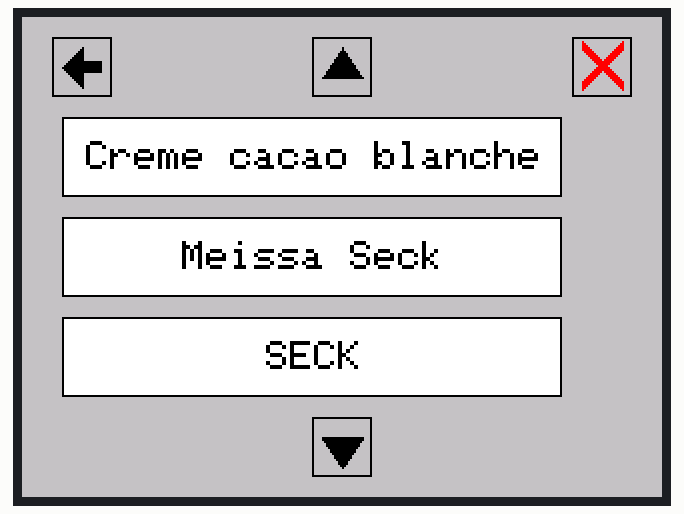
A sketch run on a simulated Arduino Mega 2560, built with avr-gcc and run on an emulated ATmega2560. On the bench: 320×240 colour display.

Above: at 0.3 s.

The sketch:

fonctionsLOPEZ.ino
```cpp
// !!!!  Penser à inclure les librairies sur le PC (dernières versions)  !!!!

#include <Adafruit_GFX.h>
#include <SPI.h>
#include <Wire.h>
#include <Adafruit_ILI9341.h>
#include <TouchScreen.h>

//Touchscreen X+ X- Y+ Y- pins
#define YP A3  // must be an analog pin, use "An" notation!
#define XM A2  // must be an analog pin, use "An" notation!
#define YM 22  // can be a digital pin
#define XP 24  // can be a digital pin

// This is calibration data for the raw touch data to the screen coordinates
#define TS_MINX 150
#define TS_MINY 120
#define TS_MAXX 920
#define TS_MAXY 940

#define MINPRESSURE 10
#define MAXPRESSURE 1000

// For better pressure precision, we need to know the resistance
// between X+ and X- Use any multimeter to read it
// For the one we're using, its 300 ohms across the X plate
TouchScreen ts = TouchScreen(XP, YP, XM, YM, 300);


#define TFT_CS 28
#define TFT_DC 26
Adafruit_ILI9341 tft = Adafruit_ILI9341(TFT_CS, TFT_DC);

//size screen(320,240);

int X0 = 20;
int Y0 = 50;
int largeur = 250;
int hauteur = 40;
int color = ILI9341_WHITE;
int text_color = ILI9341_BLACK;


void drawBtn(int X0, int Y0, int largeur, int hauteur, int color, int text_color, const char* text)
{
  tft.fillRect(X0, Y0, largeur, hauteur, color);
  tft.drawRect(X0, Y0, largeur, hauteur, ILI9341_BLACK);

  int decalage = 6*(strlen(text)-1);
  tft.setCursor(X0+120-decalage, Y0+12);
  tft.setTextColor(text_color);
  tft.setTextSize(2);
  tft.println(text);
}

void drawBack()
{
  tft.drawRect(15, 10, 30, 30, ILI9341_BLACK);
  tft.fillRect(30, 22, 10, 6, ILI9341_BLACK);
  tft.fillTriangle(20,25,30,15,30,35,ILI9341_BLACK);
}

//  !!  ici on passe par un pointeur pour tester !!

void scrollUp(Adafruit_ILI9341* Test)
{
  Test->drawRect(145, 10, 30, 30, ILI9341_BLACK);
  Test->fillTriangle(160,15,150,30,170,30,ILI9341_BLACK);
}

void scrollDown(Adafruit_ILI9341* tft)
{
  tft->drawRect(145, 200, 30, 30, ILI9341_BLACK);
  tft->fillTriangle(160,225,150,210,170,210,ILI9341_BLACK);
}

void Exit(Adafruit_ILI9341* tft)
{
  tft->drawRect(275, 10, 30, 30, ILI9341_BLACK);
  for(int i =0; i<5;i++)
  {
    tft->drawLine(280, 12+i, 300, 32+i, ILI9341_RED);
    tft->drawLine(300, 12+i, 280, 32+i, ILI9341_RED);
  }
}


void menuDeroulant()
{
  drawBtn(X0, Y0, largeur, hauteur, color, text_color, "Creme cacao blanche");
  drawBtn(X0, Y0+50, largeur, hauteur, color, text_color, "Meissa Seck");
  drawBtn(X0, Y0+100, largeur, hauteur, color, text_color, "SECK");
  drawBack();
  scrollUp(&tft);
  scrollDown(&tft);
  Exit(&tft);
}

void setup(void)
{
  Serial.begin(9600);
  tft.begin();

  tft.fillScreen(ILI9341_LIGHTGREY);
  // origin = left,top landscape (USB left upper)
  tft.setRotation(1);
  tft.setScrollMargins(200,200);

  // _______test :______________________________________________________________________
  menuDeroulant();

}

void loop()
{

}
```
